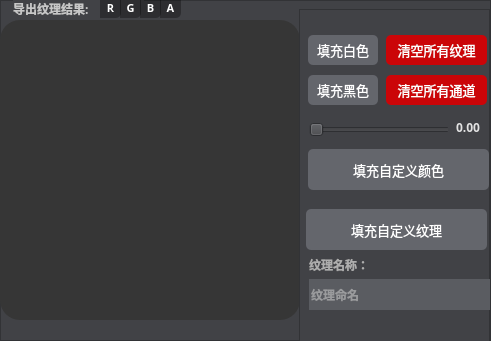
          <widget class="QFrame" name="frame_7">
           <property name="geometry">
            <rect>
             <x>10</x>
             <y>10</y>
             <width>491</width>
             <height>341</height>
            </rect>
           </property>
           <property name="styleSheet">
            <string notr="true">
background-color: rgb(65, 66, 70);

</string>
           </property>
           <property name="frameShape">
            <enum>QFrame::StyledPanel</enum>
           </property>
           <property name="frameShadow">
            <enum>QFrame::Raised</enum>
           </property>
           <widget class="QLabel" name="Final_Image">
            <property name="geometry">
             <rect>
              <x>0</x>
              <y>20</y>
              <width>300</width>
              <height>300</height>
             </rect>
            </property>
            <property name="acceptDrops">
             <bool>true</bool>
            </property>
            <property name="styleSheet">
             <string notr="true">border-radius:20px;
background-color: rgb(54, 54, 54);</string>
            </property>
            <property name="text">
             <string/>
            </property>
            <property name="textFormat">
             <enum>Qt::AutoText</enum>
            </property>
            <property name="pixmap">
             <pixmap resource="纹理混合工具Icon图集.qrc">:/Image/Icon/FinalImage_Max_sign_4802px.png</pixmap>
            </property>
            <property name="scaledContents">
             <bool>true</bool>
            </property>
            <property name="wordWrap">
             <bool>true</bool>
            </property>
            <property name="margin">
             <number>0</number>
            </property>
           </widget>
           <widget class="QFrame" name="frame_14">
            <property name="geometry">
             <rect>
              <x>299</x>
              <y>9</y>
              <width>191</width>
              <height>341</height>
             </rect>
            </property>
            <property name="styleSheet">
             <string notr="true">
QPushButton:hover{
padding-bottom:5px;
}

QPushButton:pressed{
padding-left:5px;
padding-top:5px;
}</string>
            </property>
            <property name="frameShape">
             <enum>QFrame::StyledPanel</enum>
            </property>
            <property name="frameShadow">
             <enum>QFrame::Raised</enum>
            </property>
            <widget class="QPushButton" name="Export_Button_ClearAllTexture">
             <property name="geometry">
              <rect>
               <x>87</x>
               <y>26</y>
               <width>101</width>
               <height>30</height>
              </rect>
             </property>
             <property name="font">
              <font>
               <family>微软雅黑</family>
               <pointsize>10</pointsize>
               <weight>50</weight>
               <bold>false</bold>
              </font>
             </property>
             <property name="styleSheet">
              <string notr="true">background-color: rgb(203, 5, 8);
border-radius:5px;
color: rgb(255, 255, 255);
bordert-radius: 5px;
</string>
             </property>
             <property name="text">
              <string>清空所有纹理</string>
             </property>
            </widget>
            <widget class="QSlider" name="horizontalSlider">
             <property name="geometry">
              <rect>
               <x>10</x>
               <y>110</y>
               <width>141</width>
               <height>22</height>
              </rect>
             </property>
             <property name="styleSheet">
              <string notr="true">color: rgb(0, 255, 127);
</string>
             </property>
             <property name="orientation">
              <enum>Qt::Horizontal</enum>
             </property>
            </widget>
            <widget class="QLineEdit" name="lineEdit_2">
             <property name="geometry">
              <rect>
               <x>149</x>
               <y>103</y>
               <width>41</width>
               <height>31</height>
              </rect>
             </property>
             <property name="font">
              <font>
               <family>Yu Gothic UI Semilight</family>
               <weight>75</weight>
               <bold>true</bold>
              </font>
             </property>
             <property name="styleSheet">
              <string notr="true">background-color: rgb(65, 66, 70);
color: rgb(226, 226, 226);
border:none;</string>
             </property>
             <property name="text">
              <string>0.00</string>
             </property>
             <property name="alignment">
              <set>Qt::AlignCenter</set>
             </property>
             <property name="placeholderText">
              <string/>
             </property>
            </widget>
            <widget class="QPushButton" name="Export_Button_PaintBlack">
             <property name="geometry">
              <rect>
               <x>9</x>
               <y>66</y>
               <width>70</width>
               <height>30</height>
              </rect>
             </property>
             <property name="font">
              <font>
               <family>微软雅黑</family>
               <pointsize>10</pointsize>
               <weight>50</weight>
               <bold>false</bold>
              </font>
             </property>
             <property name="styleSheet">
              <string notr="true">background-color: rgb(100, 102, 108);
border-radius:5px;
color: rgb(255, 255, 255);
bordert-radius: 5px;
border-image: url(:/Image/Icon/bg_01px.png);</string>
             </property>
             <property name="text">
              <string>填充黑色</string>
             </property>
            </widget>
            <widget class="QPushButton" name="Export_Button_PaintCustomTexture">
             <property name="geometry">
              <rect>
               <x>7</x>
               <y>200</y>
               <width>181</width>
               <height>41</height>
              </rect>
             </property>
             <property name="font">
              <font>
               <family>微软雅黑</family>
               <pointsize>10</pointsize>
               <weight>50</weight>
               <bold>false</bold>
              </font>
             </property>
             <property name="styleSheet">
              <string notr="true">background-color: rgb(100, 102, 108);
border-radius:5px;
color: rgb(255, 255, 255);
bordert-radius: 5px;
border-image: url(:/Image/Icon/bg_01px.png);</string>
             </property>
             <property name="text">
              <string>填充自定义纹理</string>
             </property>
            </widget>
            <widget class="QPushButton" name="Export_Button_PaintCustomColor">
             <property name="geometry">
              <rect>
               <x>9</x>
               <y>140</y>
               <width>181</width>
               <height>41</height>
              </rect>
             </property>
             <property name="font">
              <font>
               <family>微软雅黑</family>
               <pointsize>10</pointsize>
               <weight>50</weight>
               <bold>false</bold>
              </font>
             </property>
             <property name="styleSheet">
              <string notr="true">background-color: rgb(100, 102, 108);
border-radius:5px;
color: rgb(255, 255, 255);
bordert-radius: 5px;
border-image: url(:/Image/Icon/bg_01px.png);</string>
             </property>
             <property name="text">
              <string>填充自定义颜色</string>
             </property>
            </widget>
            <widget class="QPushButton" name="Export_Button_PaintWhite">
             <property name="geometry">
              <rect>
               <x>9</x>
               <y>26</y>
               <width>70</width>
               <height>30</height>
              </rect>
             </property>
             <property name="font">
              <font>
               <family>微软雅黑</family>
               <pointsize>10</pointsize>
               <weight>50</weight>
               <bold>false</bold>
              </font>
             </property>
             <property name="styleSheet">
              <string notr="true">background-color: rgb(100, 102, 108);
border-radius:5px;
color: rgb(255, 255, 255);
bordert-radius: 5px;
border-image: url(:/Image/Icon/bg_01px.png);</string>
             </property>
             <property name="text">
              <string>填充白色</string>
             </property>
            </widget>
            <widget class="QPushButton" name="Export_Button_ClearAllChannel">
             <property name="geometry">
              <rect>
               <x>87</x>
               <y>66</y>
               <width>101</width>
               <height>30</height>
              </rect>
             </property>
             <property name="font">
              <font>
               <family>微软雅黑</family>
               <pointsize>10</pointsize>
               <weight>50</weight>
               <bold>false</bold>
              </font>
             </property>
             <property name="styleSheet">
              <string notr="true">background-color: rgb(203, 5, 8);
border-radius:5px;
color: rgb(255, 255, 255);
bordert-radius: 5px;
</string>
             </property>
             <property name="text">
              <string>清空所有通道</string>
             </property>
            </widget>
            <widget class="QLabel" name="Name_Label">
             <property name="geometry">
              <rect>
               <x>10</x>
               <y>240</y>
               <width>91</width>
               <height>31</height>
              </rect>
             </property>
             <property name="font">
              <font>
               <family>微软雅黑</family>
               <weight>75</weight>
               <bold>true</bold>
              </font>
             </property>
             <property name="styleSheet">
              <string notr="true">background-color: rgba(255, 255, 255,0);
color: rgb(174, 174, 174);</string>
             </property>
             <property name="text">
              <string>纹理名称：</string>
             </property>
            </widget>
            <widget class="QLineEdit" name="Name_lineEdit">
             <property name="geometry">
              <rect>
               <x>10</x>
               <y>270</y>
               <width>181</width>
               <height>31</height>
              </rect>
             </property>
             <property name="font">
              <font>
               <family>Yu Gothic UI Semilight</family>
               <weight>75</weight>
               <bold>true</bold>
              </font>
             </property>
             <property name="styleSheet">
              <string notr="true">background-color: rgb(90, 92, 97);
color: rgb(217, 217, 217);
border:none;</string>
             </property>
             <property name="text">
              <string/>
             </property>
             <property name="placeholderText">
              <string>纹理命名</string>
             </property>
            </widget>
           </widget>
           <widget class="QLabel" name="Final_Image_Channel_A">
            <property name="geometry">
             <rect>
              <x>160</x>
              <y>-3</y>
              <width>21</width>
              <height>21</height>
             </rect>
            </property>
            <property name="font">
             <font>
              <family>微软雅黑</family>
              <pointsize>8</pointsize>
              <weight>75</weight>
              <bold>true</bold>
             </font>
            </property>
            <property name="styleSheet">
             <string notr="true">color: rgb(255, 255, 255);
background-color: rgba(0, 0, 0,80);
border-bottom-right-radius:5px;</string>
            </property>
            <property name="text">
             <string>A</string>
            </property>
            <property name="alignment">
             <set>Qt::AlignCenter</set>
            </property>
           </widget>
           <widget class="QLabel" name="label_5">
            <property name="geometry">
             <rect>
              <x>13</x>
              <y>-2</y>
              <width>131</width>
              <height>21</height>
             </rect>
            </property>
            <property name="font">
             <font>
              <family>微软雅黑</family>
              <weight>75</weight>
              <bold>true</bold>
             </font>
            </property>
            <property name="styleSheet">
             <string notr="true">color: rgb(199, 199, 199);</string>
            </property>
            <property name="text">
             <string>导出纹理结果:</string>
            </property>
           </widget>
           <widget class="QLabel" name="Final_Image_Channel_B">
            <property name="geometry">
             <rect>
              <x>140</x>
              <y>-3</y>
              <width>21</width>
              <height>21</height>
             </rect>
            </property>
            <property name="font">
             <font>
              <family>微软雅黑</family>
              <pointsize>8</pointsize>
              <weight>75</weight>
              <bold>true</bold>
             </font>
            </property>
            <property name="styleSheet">
             <string notr="true">color: rgb(255, 255, 255);
background-color: rgba(0, 0, 0,80);
border-bottom-right-radius:5px;</string>
            </property>
            <property name="text">
             <string>B</string>
            </property>
            <property name="alignment">
             <set>Qt::AlignCenter</set>
            </property>
           </widget>
           <widget class="QLabel" name="Final_Image_Channel_G">
            <property name="geometry">
             <rect>
              <x>120</x>
              <y>-3</y>
              <width>21</width>
              <height>21</height>
             </rect>
            </property>
            <property name="font">
             <font>
              <family>微软雅黑</family>
              <pointsize>8</pointsize>
              <weight>75</weight>
              <bold>true</bold>
             </font>
            </property>
            <property name="styleSheet">
             <string notr="true">color: rgb(255, 255, 255);
background-color: rgba(0, 0, 0,80);
border-bottom-right-radius:5px;</string>
            </property>
            <property name="text">
             <string>G</string>
            </property>
            <property name="alignment">
             <set>Qt::AlignCenter</set>
            </property>
           </widget>
           <widget class="QLabel" name="Final_Image_Channel_R">
            <property name="geometry">
             <rect>
              <x>100</x>
              <y>-3</y>
              <width>21</width>
              <height>21</height>
             </rect>
            </property>
            <property name="font">
             <font>
              <family>微软雅黑</family>
              <pointsize>8</pointsize>
              <weight>75</weight>
              <bold>true</bold>
             </font>
            </property>
            <property name="styleSheet">
             <string notr="true">color: rgb(255, 255, 255);
background-color: rgba(0, 0, 0,80);
border-bottom-right-radius:5px;</string>
            </property>
            <property name="text">
             <string>R</string>
            </property>
            <property name="alignment">
             <set>Qt::AlignCenter</set>
            </property>
           </widget>
          </widget>
